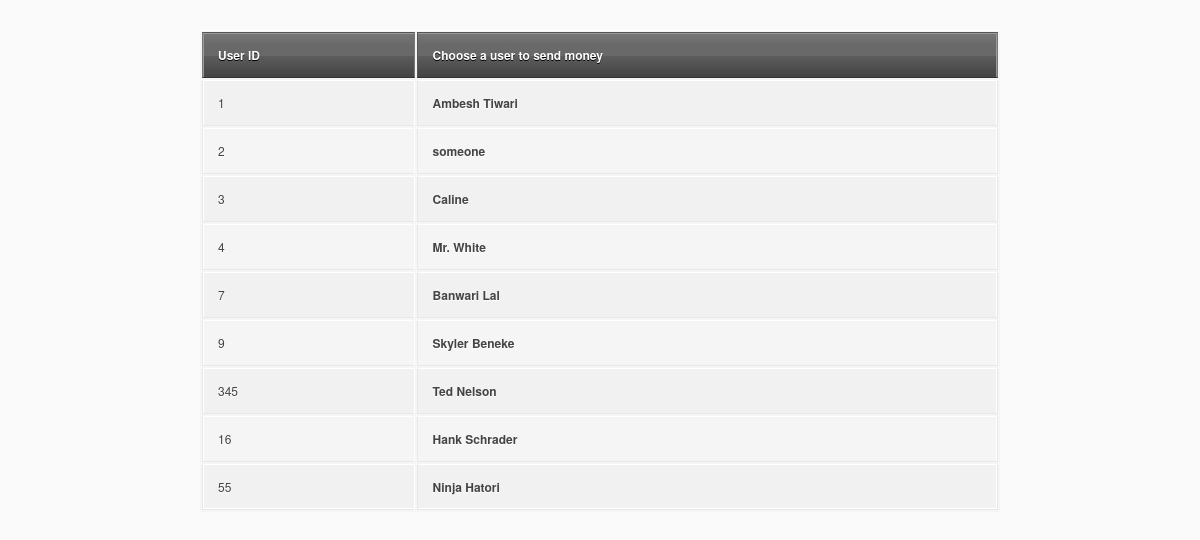
The page /choose_sender/ on the database as committed earlier.
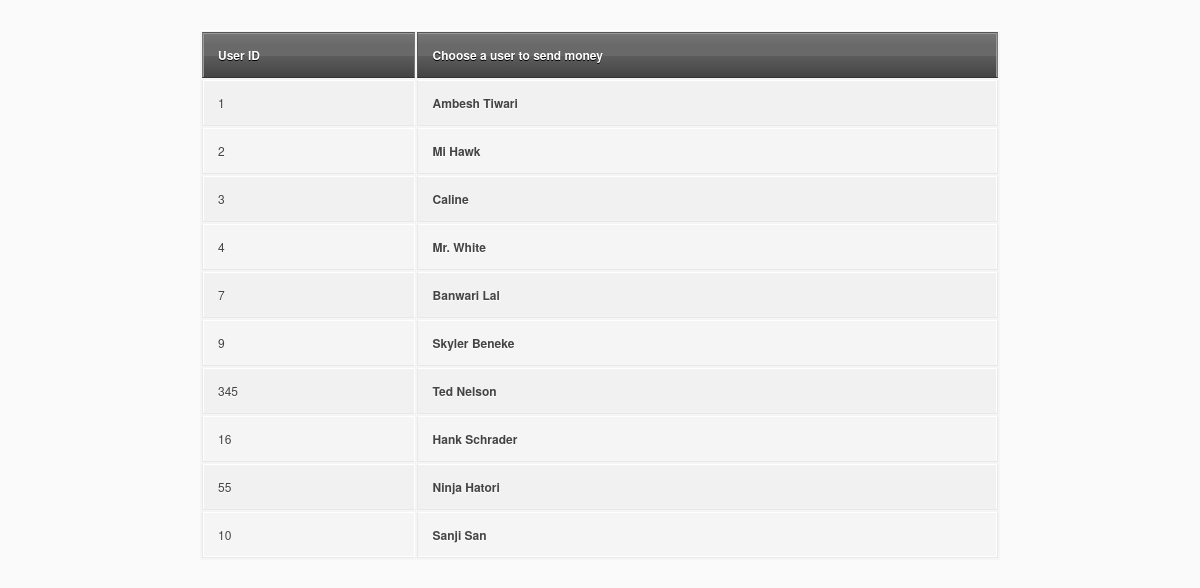
The same page on the database as committed later.
### creditmanage/models.py (models this page shows, shortened)
class client(models.Model):
	name = models.CharField(max_length=200)
	uid = models.CharField(max_length=200)
	balance = models.IntegerField()

### creditmanage/views.py (the view)
# urls.py: path('choose_sender/' , views.choose_sender),
def choose_sender(request):
	clients = client.objects.all()
	return render(request , 'choose_sender.html' , {'clients' : clients})

### creditmanage/template/choose_sender.html (shortened to what this page needs)
<html>
<head>
  {%load static%}
  <link rel="stylesheet" type="text/css" href="{%static '/css/chooseuser.css'%}">
</head>
<body>
<table>
  <thead>
    <tr>
      <th> User ID </th>
      <th>Choose a user to send money</th>
    </tr>
  </thead>
  <tbody>
    {%for c in clients%}
    <tr>
      <td>{{c.uid}}</td>
      <td><strong><p uid = '{{c.uid}}' purpose = "sender">{{c.name}}</p></strong></td>
    </tr>
    {%endfor%}
  </tbody>
</table>
</body>
</html>

Rows that differ between the two databases and show on the page:
changed client: name "someone" → "Mi Hawk"
added client: uid "10", name "Sanji San"
